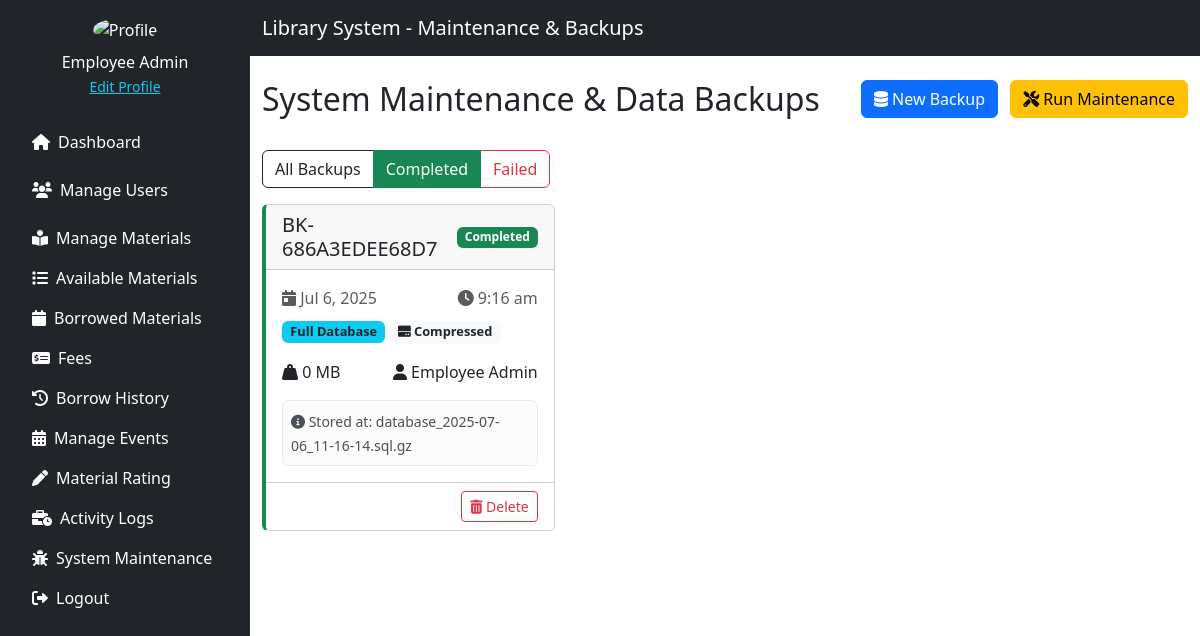
The page /source/employee/system_maintenance.php?filter=Completed (signed in) on the database its author committed.
### tables this page shows
CREATE TABLE `backup_history` (
  `id` int(11) NOT NULL,
  `backup_id` varchar(50) NOT NULL,
  `backup_type` varchar(50) NOT NULL,
  `file_path` varchar(255) NOT NULL,
  `file_size` decimal(10,2) NOT NULL,
  `status` varchar(20) NOT NULL DEFAULT 'Completed',
  `initiated_by` int(11) DEFAULT NULL,
  `created_at` timestamp NOT NULL DEFAULT current_timestamp()
);

### source/employee/system_maintenance.php (the view, shortened to what this page needs)
<?php
include '../../config/db_conn.php';
function getBackupHistory($pdo, $filter = 'all') {
    $query = "SELECT bh.*,
              CONCAT(e.first_name, ' ', COALESCE(e.middle_name, ''), ' ', e.last_name) AS initiated_by_name
              FROM backup_history bh
              LEFT JOIN employees e ON bh.initiated_by = e.employee_id";
    if ($filter !== 'all') {
        $query .= " WHERE bh.status = ?";
        $stmt = $pdo->prepare($query);
        $stmt->execute([$filter]);
    } else {
        $stmt = $pdo->prepare($query);
        $stmt->execute();
    }
    return $stmt->fetchAll(PDO::FETCH_ASSOC);
}
$filter = $_GET['filter'] ?? 'all';
$backups = getBackupHistory($pdo, $filter);
?>
<!DOCTYPE html>
<html lang="en">
<head>
    <link href="https://cdn.jsdelivr.net/npm/bootstrap@5.3.3/dist/css/bootstrap.min.css" rel="stylesheet">
    <link href="https://cdnjs.cloudflare.com/ajax/libs/font-awesome/6.0.0/css/all.min.css" rel="stylesheet">
</head>
<body>
<div class="d-flex">
    <?php include './includes/sidebar.php'; ?>
    <div class="flex-grow-1">
        <nav class="navbar navbar-expand-lg navbar-dark bg-dark">
            <div class="container">
                <a class="navbar-brand" href="#">Library System - Maintenance & Backups</a>
            </div>
        </nav>
        <div class="container mt-4">
            <div class="d-flex justify-content-between mb-4">
                <h2>System Maintenance & Data Backups</h2>
                <div>
                    <button class="btn btn-primary me-2" data-bs-toggle="modal" data-bs-target="#backupModal">
                        <i class="fas fa-database"></i> New Backup
                    </button>
                    <button class="btn btn-warning" data-bs-toggle="modal" data-bs-target="#maintenanceModal">
                        <i class="fas fa-tools"></i> Run Maintenance
                    </button>
                </div>
            </div>
            <div class="row mb-3">
                <div class="col-md-12">
                    <div class="btn-group" role="group">
                        <a href="?filter=all" class="btn btn-outline-dark <?= $filter === 'all' ? 'active' : '' ?>">All Backups</a>
                        <a href="?filter=Completed" class="btn btn-outline-success <?= $filter === 'Completed' ? 'active' : '' ?>">Completed</a>
                        <a href="?filter=Failed" class="btn btn-outline-danger <?= $filter === 'Failed' ? 'active' : '' ?>">Failed</a>
                    </div>
                </div>
            </div>
            <div class="row row-cols-1 row-cols-md-2 row-cols-lg-3 g-4">
                <?php foreach ($backups as $backup):
                    $statusClass = strtolower(str_replace(' ', '-', $backup['status']));
                    $backupDate = date('Y-m-d H:i:s', strtotime($backup['created_at']));
                ?>
                    <div class="col">
                        <div class="card h-100 backup-card <?= $statusClass ?>">
                            <div class="card-header d-flex justify-content-between align-items-center">
                                <h5 class="card-title mb-0"><?= htmlspecialchars($backup['backup_id']) ?></h5>
                                <span class="badge bg-<?= $statusClass === 'completed' ? 'success' : 'danger' ?>">
                                    <?= htmlspecialchars($backup['status']) ?>
                                </span>
                            </div>
                            <div class="card-body">
                                <div class="d-flex justify-content-between mb-2">
                                    <span class="text-muted"><i class="fas fa-calendar-day"></i> <?= date('M j, Y', strtotime($backupDate)) ?></span>
                                    <span class="text-muted"><i class="fas fa-clock"></i> <?= date('g:i a', strtotime($backupDate)) ?></span>
                                </div>
                                <div class="mb-3">
                                    <span class="badge backup-type-badge bg-info text-dark"><?= htmlspecialchars($backup['backup_type']) ?></span>
                                    <span class="badge backup-type-badge bg-light text-dark">
                                        <i class="fas fa-hdd"></i> <?= pathinfo($backup['file_path'], PATHINFO_EXTENSION) === 'gz' ? 'Compressed' : 'Uncompressed' ?>
                                    </span>
                                </div>
                                <div class="mb-3">
                                    <div class="d-flex justify-content-between">
                                        <span><i class="fas fa-weight-hanging"></i> <?= round($backup['file_size'], 2) ?> MB</span>
                                        <span><i class="fas fa-user"></i> <?= htmlspecialchars($backup['initiated_by_name'] ?? 'System') ?></span>
                                    </div>
                                </div>
                                <div class="alert alert-light p-2 mb-0">
                                    <small><i class="fas fa-info-circle"></i> Stored at: <?= htmlspecialchars(basename($backup['file_path'])) ?></small>
                                </div>
                            </div>
                            <div class="card-footer bg-white">
                                <div class="d-flex justify-content-end">
                                    <button class="btn btn-sm btn-outline-danger" data-bs-toggle="modal" data-bs-target="#deleteBackupModal"
                                        data-backup-id="<?= htmlspecialchars($backup['backup_id']) ?>"
                                        data-backup-date="<?= date('M j, Y', strtotime($backupDate)) ?>">
                                        <i class="fas fa-trash-alt"></i> Delete
                                    </button>
                                </div>
                            </div>
                        </div>
                    </div>
                <?php endforeach; ?>
            </div>
        </div>
    </div>
</div>
</body>
</html>

### source/employee/system_maintenance.php (style rules this page uses)
.backup-card { transition: transform 0.2s; }
.completed { border-left: 4px solid #198754; }
.backup-type-badge { font-size: 0.8em; }

### rows shown on the page
backup_history: backup "BK-686A3EDEE68D7", status "Completed", created_at "Jul 6, 2025", created_at "9:16 am", backup_type "Full Database", shows "Compressed", file_size "0", initiated_by_name "Employee Admin", file_path "database_2025-07-06_11-16-14.sql.gz"

### other values the page prints
$_SESSION['user_name'] "Employee Admin"
